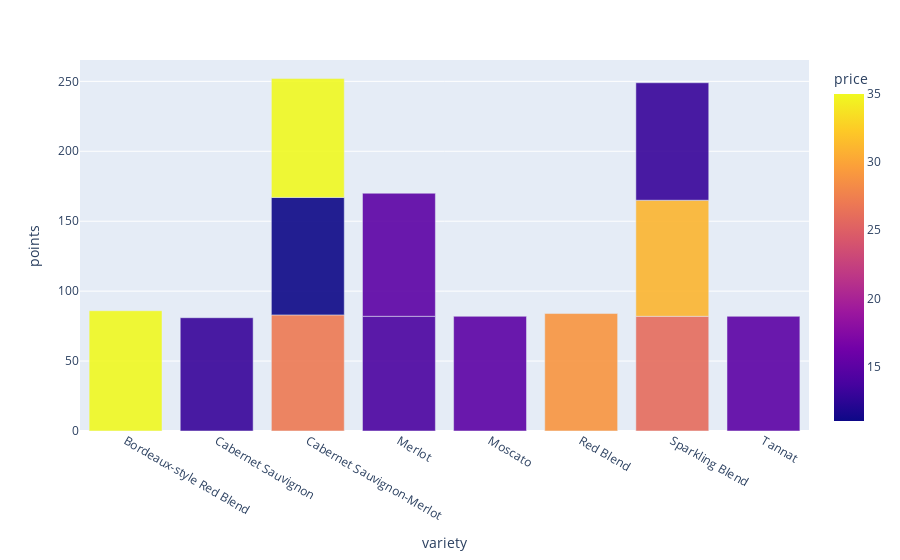

The notebook cell saved with this chart:
### Code cell
import plotly.express as px
import pandas as pd
import plotly.graph_objects as go
import plotly.io as pio

df = pd.read_csv('/Users/darkknight/Documents/UTA-VIRT-DATA-PT-04-2023-U-LOLC/01-Lesson-Plans/14-Interactive-Visualizations/3/Activities/11 - Project/wineUnique.csv')
df = df[df['country']=='Brazil']
df = df.groupby(['variety','points'],as_index=False)[['price']].mean()
print(df[:5])
barchart = px.bar(
    data_frame = df,
    x = "variety",
    color = "price",
    y = "points",
    opacity = 0.9,
    orientation = "v",
    barmode = 'relative',
    #title='wine',
)
pio.show(barchart)

### Figure 1 — Plotly figure (JSON) as saved in the notebook; plotly's stock layout.template omitted (floating-point values rounded to 4 significant figures)
{"data": [{"alignmentgroup": "True", "hovertemplate": "variety=%{x}<br>points=%{y}<br>price=%{marker.color}<extra></extra>", "legendgroup": "", "marker": {"color": [35, 13, 27, 11, 35, 14, 15, 15, 29, 26, 31, 13, 15], "coloraxis": "coloraxis", "opacity": 0.9, "pattern": {"shape": ""}}, "name": "", "offsetgroup": "", "orientation": "v", "showlegend": false, "textposition": "auto", "type": "bar", "x": ["Bordeaux-style Red Blend", "Cabernet Sauvignon", "Cabernet Sauvignon-Merlot", "Cabernet Sauvignon-Merlot", "Cabernet Sauvignon-Merlot", "Merlot", "Merlot", "Moscato", "Red Blend", "Sparkling Blend", "Sparkling Blend", "Sparkling Blend", "Tannat"], "xaxis": "x", "y": [86, 81, 83, 84, 85, 82, 88, 82, 84, 82, 83, 84, 82], "yaxis": "y"}], "layout": {"barmode": "relative", "coloraxis": {"colorbar": {"title": {"text": "price"}}, "colorscale": [[0, "#0d0887"], [0.1111, "#46039f"], [0.2222, "#7201a8"], [0.3333, "#9c179e"], [0.4444, "#bd3786"], [0.5556, "#d8576b"], [0.6667, "#ed7953"], [0.7778, "#fb9f3a"], [0.8889, "#fdca26"], [1, "#f0f921"]]}, "legend": {"tracegroupgap": 0}, "margin": {"t": 60}, "xaxis": {"anchor": "y", "domain": [0, 1], "title": {"text": "variety"}}, "yaxis": {"anchor": "x", "domain": [0, 1], "title": {"text": "points"}}}}
